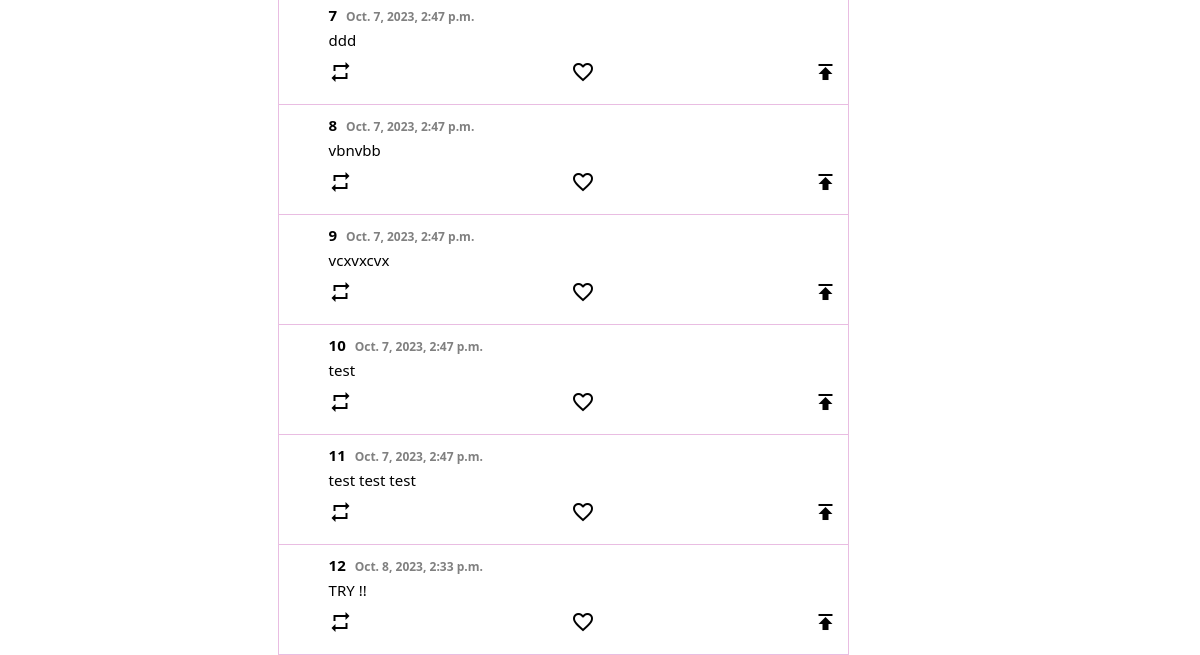
Before: / (lower part) with the older database file.
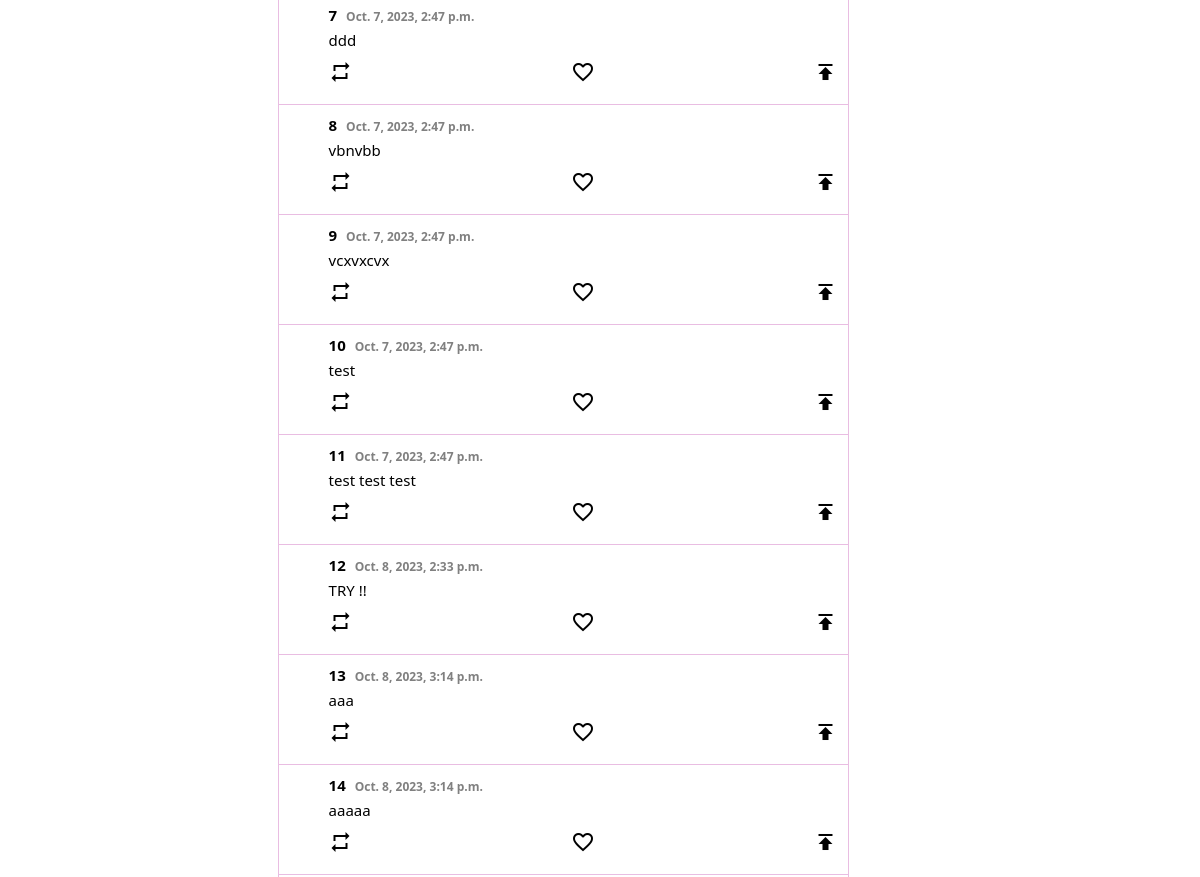
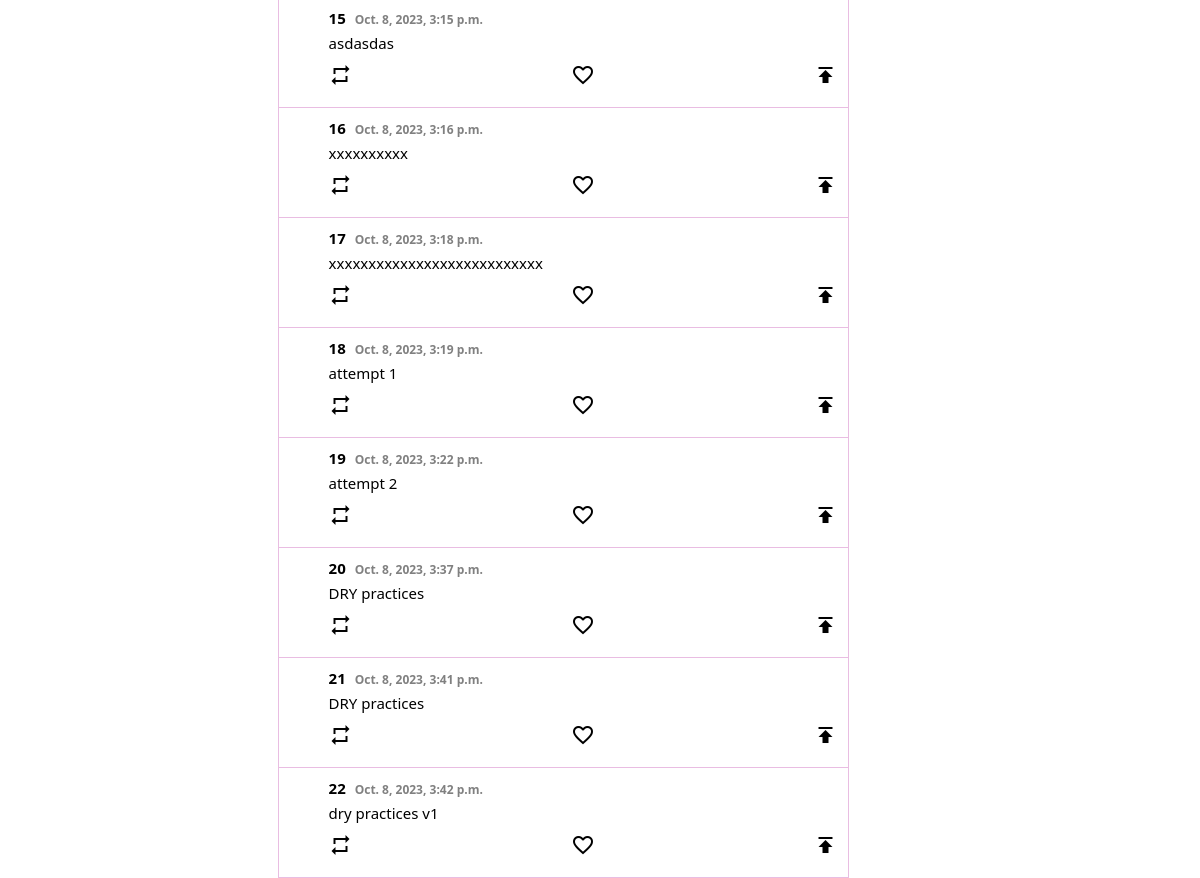
After: the same page with the newer database file (2 pictures, top to bottom).
### confession/models.py (models this page shows)
class Confession(models.Model):
    content = models.TextField(max_length=100, blank=False, null=False)
    date = models.DateTimeField(auto_now_add=True)
    likes = models.PositiveIntegerField(default=0)
    moderated = models.BooleanField(default=False)

### confession/views.py (the view)
# urls.py: 2. Add a URL to urlpatterns:  path('', views.home, name='home')
def home(request):
    if request.method == 'POST':
        form = ConfessionForm(request.POST)
        if form.is_valid(): # check if there are no missing requirments from the form
            form.save()
            return redirect('home')
    else:
        form = ConfessionForm()
    context = {
        'confessions': Confession.objects.all(), # returns a QuerySet an array like data structure
        'form': form
    }
    return render(request, "confession/attempt.html", context)

### confession/templates/confession/attempt.html (shortened to what this page needs)
{% load static %}
<!DOCTYPE html>
<html lang="en">
  <head>
    <link rel="stylesheet" href="{% static 'confession/styles.css' %}" />
    <link rel="stylesheet" href="https://cdnjs.cloudflare.com/ajax/libs/font-awesome/5.15.3/css/all.min.css"/>
  </head>
  <body>
    <div class="sidebar">
    </div>
    <div class="feed">
      {% for submissions in confessions %}
        <div class="post">
          <div class="post__avatar">
          </div>
          <div class="post__body">
            <div class="post__header">
              <div class="post__headerText">
                <h3>
                  {{submissions.id}}
                  <span class="post__headerSpecial">
                    {{submissions.date}}
                  </span>
                </h3>
              </div>
              <div class="post__headerDescription">
                <p>{{submissions.content}}</p>
              </div>
            </div>
            <div class="post__footer">
              <span class="material-icons"> repeat </span>
              <span class="material-icons"> favorite_border </span>
              <span class="material-icons"> publish </span>
            </div>
          </div>
        </div>
      {% endfor %}
    </div>
  </body>
</html>

Changed rows visible on the page:
added Confession: id "13", date "Oct. 8, 2023, 3:14 p.m.", content "aaa"
added Confession: id "14", date "Oct. 8, 2023, 3:14 p.m.", content "aaaaa"
added Confession: id "15", date "Oct. 8, 2023, 3:15 p.m.", content "asdasdas"
added Confession: id "16", date "Oct. 8, 2023, 3:16 p.m.", content "xxxxxxxxxx"
added Confession: id "17", date "Oct. 8, 2023, 3:18 p.m.", content "xxxxxxxxxxxxxxxxxxxxxxxxxxx"
added Confession: id "18", date "Oct. 8, 2023, 3:19 p.m.", content "attempt 1"
added Confession: id "19", date "Oct. 8, 2023, 3:22 p.m.", content "attempt 2"
added Confession: id "20", date "Oct. 8, 2023, 3:37 p.m.", content "DRY practices"
added Confession: id "21", date "Oct. 8, 2023, 3:41 p.m.", content "DRY practices"
added Confession: id "22", date "Oct. 8, 2023, 3:42 p.m.", content "dry practices v1"
